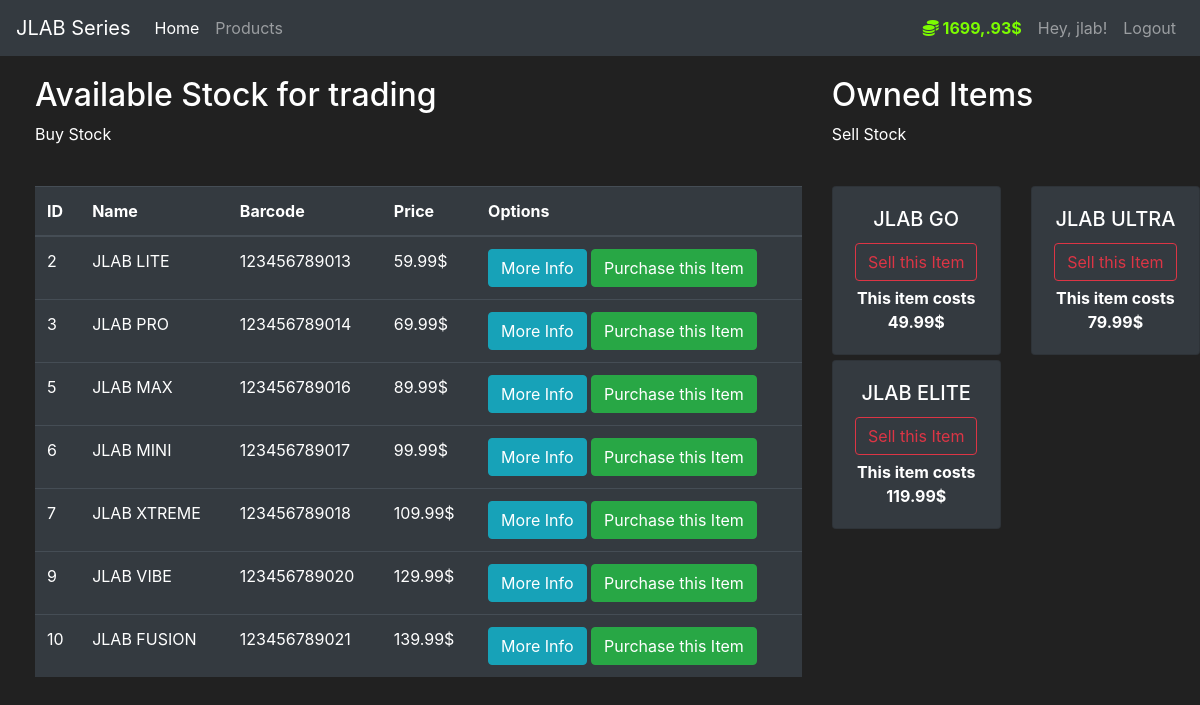
The app's page /market (signed in) with its own data.
### market/models.py (models this page shows, shortened)
class User(db.Model, UserMixin):
    id = db.Column(db.Integer(), primary_key=True)
    username = db.Column(db.String(length=30), nullable=False, unique=True)
    email_address = db.Column(db.String(length=50), nullable=False, unique=True)
    password_hash = db.Column(db.String(length=60), nullable=False)
    budget = db.Column(db.Integer(), nullable=False, default=1000)
    items = db.relationship('Item', backref='owned_user', lazy=True)
    @property
    def prettier_budget(self):
        if len(str(self.budget)) >= 4:
            return f'{str(self.budget)[:-3]},{str(self.budget)[-3:]}$'
        else:
            return f"{self.budget}$"
    @property
    def password(self):
        return self.password

class Item(db.Model):
    id = db.Column(db.Integer(), primary_key=True)
    name = db.Column(db.String(length=30), nullable=False, unique=True)
    price = db.Column(db.Integer(), nullable=False)
    barcode = db.Column(db.String(length=12), nullable=False, unique=True)
    description = db.Column(db.String(length=1024), nullable=False, unique=True)
    owner = db.Column(db.Integer(), db.ForeignKey('user.id'))

### market/routes.py (the view, shortened to what this page needs)
@app.route('/market', methods=['GET', 'POST'])
@login_required
def market_page():
    purchase_form = PurchaseItemForm()
    selling_form = SellItemForm()
    if request.method == "GET":
        items = Item.query.filter_by(owner=None)
        owned_items = Item.query.filter_by(owner=current_user.id)
        return render_template('market.html', items=items, purchase_form=purchase_form, owned_items=owned_items, selling_form=selling_form)

### market/models.py (called while the page is built)
@login_manager.user_loader
def load_user(user_id):
    return User.query.get(int(user_id))

### market/templates/market.html (shortened to what this page needs)
{% extends 'base.html' %}
{% block content %}
<div class="row" style="margin-top:20px; margin-left:20px">
   <div class="col-8">
       <h2>Available Stock for trading</h2>
       <p>Buy Stock</p>
       <br>
      <table class="table table-hover table-dark">
         <thead>
            <tr>
               <th scope="col">ID</th>
               <th scope="col">Name</th>
               <th scope="col">Barcode</th>
               <th scope="col">Price</th>
               <th scope="col">Options</th>
            </tr>
         </thead>
         <tbody>
            {% for item in items %}
            <tr>
               <td>{{ item.id }}</td>
               <td>{{ item.name }}</td>
               <td>{{ item.barcode }}</td>
               <td>{{ item.price }}$</td>
               <td>
                  <button class="btn btn-outline btn-info" data-toggle="modal" data-target="#Modal-MoreInfo-{{ item.id }}">More Info</button>
                  <button class="btn btn-outline btn-success" data-toggle="modal" data-target="#Modal-PurchaseConfirm-{{ item.id }}">Purchase this Item</button>
               </td>
            </tr>
            {% endfor %}
         </tbody>
      </table>
   </div>
   <div class="col-4">
        <h2>Owned Items</h2>
        <p>Sell Stock</p>
        <br>
        <div class="row">
           {% for owned_item in owned_items %}
             <div class="col-md-6">
                 <div style="margin-bottom: 5px" class="card text-center bg-dark">
                      <div class="card-body">
                          <h5 class="card-title">{{ owned_item.name }}</h5>
                          <button type="button" class="btn btn-outline-danger" style="margin-bottom: 5px"
                                  data-toggle="modal" data-target="#Modal-SellingConfirm-{{ owned_item.id }}">
                              Sell this Item
                          </button>
                          <p class="card-text"><strong>
                              This item costs {{ owned_item.price }}$
                          </strong></p>
                      </div>
                  </div>
             </div>
           {% endfor %}
        </div>
   </div>
</div>
{% endblock %}

### market/templates/base.html (shortened to what this page needs)
<!doctype html>
<html lang="en">
   <head>
      <link rel="stylesheet" href="https://cdn.jsdelivr.net/npm/bootstrap@4.5.3/dist/css/bootstrap.min.css">
   </head>
   <body>
    <nav class="navbar navbar-expand-md navbar-dark bg-dark">
      <a class="navbar-brand" href="{{ url_for('home_page') }}">JLAB Series</a>
      <div class="collapse navbar-collapse" id="navbarNav">
        <ul class="navbar-nav mr-auto">
            <li class="nav-item active">
                <a class="nav-link" href="{{ url_for('home_page') }}">Home <span class="sr-only">(current)</span></a>
            </li>
            <li class="nav-item">
                <a class="nav-link" href="{{ url_for('market_page') }}">Products</a>
            </li>
        </ul>
          {% if current_user.is_authenticated %}
            <ul class="navbar-nav">
                <li class="nav-item">
                    <a class="nav-link" style="color: lawngreen; font-weight: bold">
                        <i class="fas fa-coins"></i>
                        {{ current_user.prettier_budget }}
                    </a>
                </li>
                <li class="nav-item">
                    <a class="nav-link">Hey, {{ current_user.username }}!</a>
                </li>
                <li class="nav-item">
                    <a class="nav-link" href="{{ url_for('logout_page') }}">Logout</a>
                </li>
            </ul>
          {% endif %}
      </div>
    </nav>
      {% block content %}
      {% endblock %}
   </body>
</html>

### market/templates/base.html (style rules this page uses)
body { background-color: #212121; color: white }

### records on screen
User: prettier_budget "1699,.93$", username "jlab"
Item: id "2", name "JLAB LITE", barcode "123456789013", price "59.99"
Item: id "3", name "JLAB PRO", barcode "123456789014", price "69.99"
Item: id "5", name "JLAB MAX", barcode "123456789016", price "89.99"
Item: id "6", name "JLAB MINI", barcode "123456789017", price "99.99"
Item: id "7", name "JLAB XTREME", barcode "123456789018", price "109.99"
Item: id "9", name "JLAB VIBE", barcode "123456789020", price "129.99"
Item: id "10", name "JLAB FUSION", barcode "123456789021", price "139.99"
Item: name "JLAB GO", price "49.99"
Item: name "JLAB ULTRA", price "79.99"
Item: name "JLAB ELITE", price "119.99"
